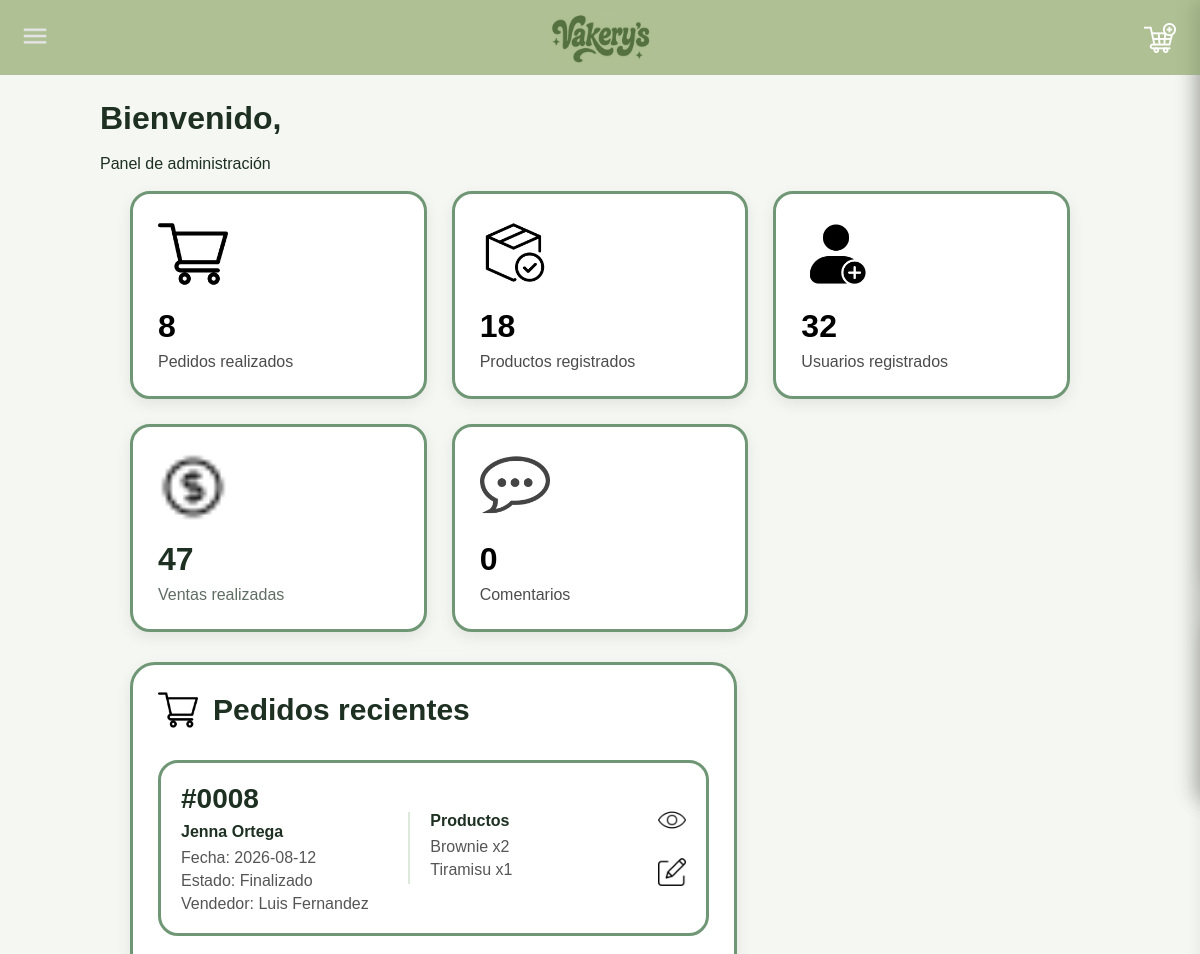
/paginaadmin.php (upper part), run on an earlier commit of the app's database.
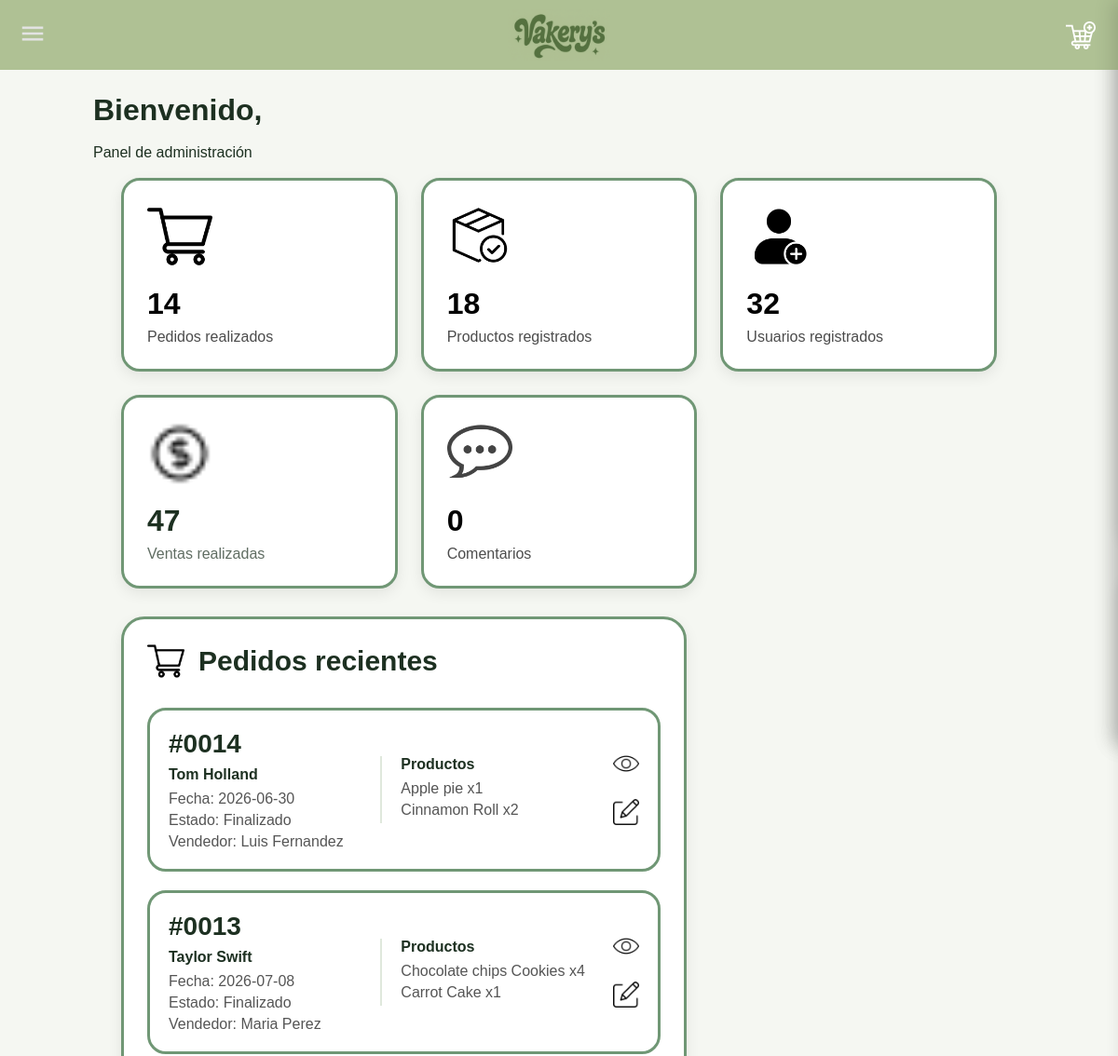
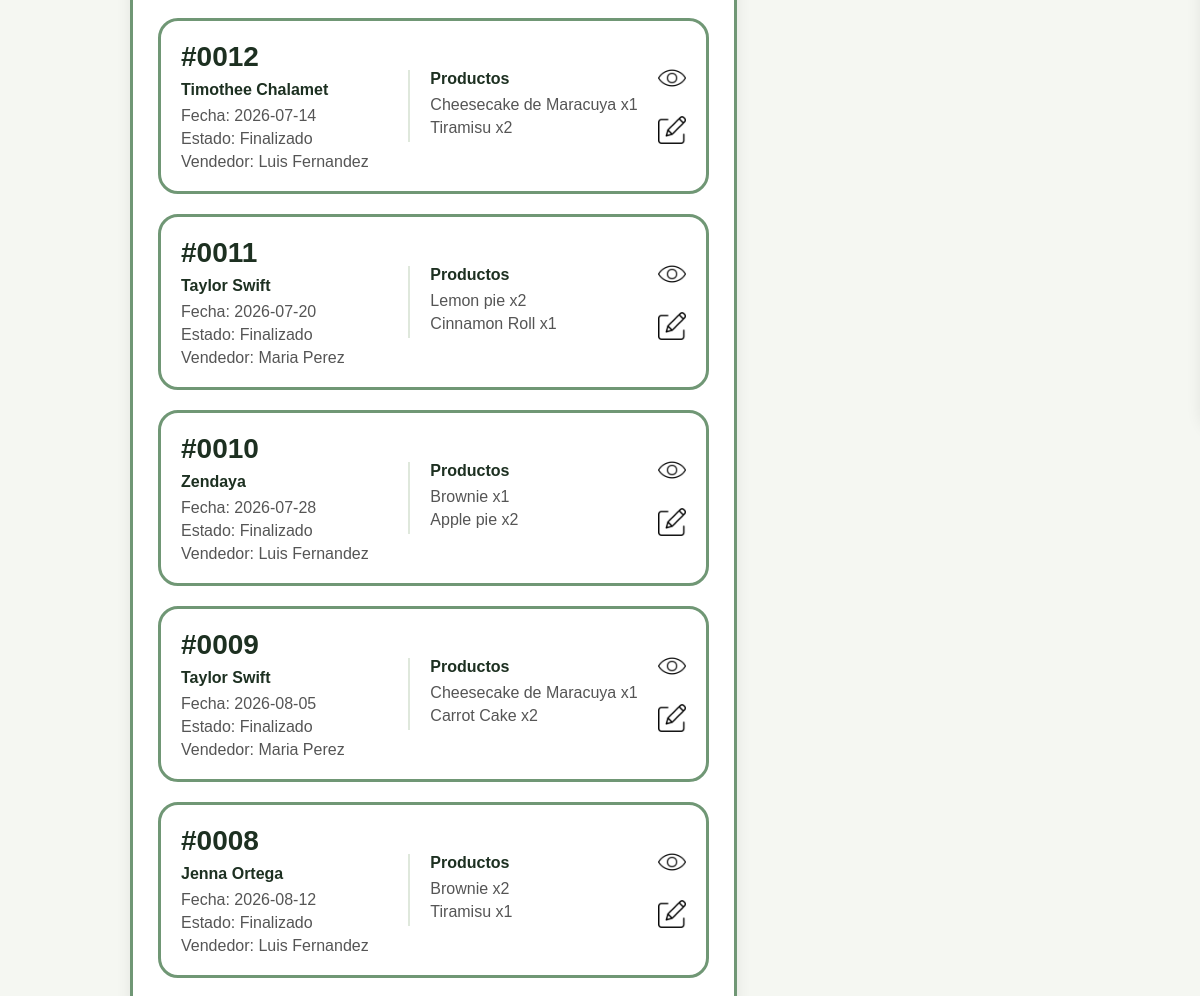
And on a later commit of the database (2 pictures, top to bottom).
### tables this page shows
CREATE TABLE IF NOT EXISTS `pedidos` (
  `id` INT NOT NULL AUTO_INCREMENT,
  `Nombre` VARCHAR(200) NULL,
  `Fecha` DATE NULL,
  `Estado` VARCHAR(45) NULL,
  `NombreVendedor` VARCHAR(200) NULL,
  `Direccion` VARCHAR(45) NULL,
  `Telefono` INT NULL,
  PRIMARY KEY (`id`)
);

CREATE TABLE IF NOT EXISTS `carrito` (
  `productos_Codigo` VARCHAR(45) NOT NULL,
  `pedidos_id` INT NOT NULL,
  `Cantidad` INT NULL,
  `CostoTotal` INT NULL,
  PRIMARY KEY (`productos_Codigo`, `pedidos_id`),
  INDEX `fk_productos_has_pedidos_pedidos1_idx` (`pedidos_id` ASC),
  INDEX `fk_productos_has_pedidos_productos_idx` (`productos_Codigo` ASC),
  CONSTRAINT `fk_productos_has_pedidos_productos`
    FOREIGN KEY (`productos_Codigo`)
    REFERENCES `productos` (`Codigo`)
    ON DELETE NO ACTION
    ON UPDATE NO ACTION,
  CONSTRAINT `fk_productos_has_pedidos_pedidos1`
    FOREIGN KEY (`pedidos_id`)
    REFERENCES `pedidos` (`id`)
    ON DELETE NO ACTION
    ON UPDATE NO ACTION
);

CREATE TABLE IF NOT EXISTS `productos` (
  `Codigo` VARCHAR(45) NOT NULL,
  `NombreProducto` VARCHAR(45) NULL,
  `PrecioProducto` INT NULL,
  `DetalleProducto` VARCHAR(100) NULL,
  `Stock` INT NULL,
  `CostoProducto` INT NULL,
  `Imagen` VARCHAR(255) NULL,
  PRIMARY KEY (`Codigo`)
);

### paginaadmin.php (the view, shortened to what the changed rows need)
<?php
$servidor = "localhost";
$usuario = "root";
$contrasena = "";
$bd = "vakerysss";
$conn = new mysqli(
    $servidor,
    $usuario,
    $contrasena,
    $bd
);
$conn->set_charset("utf8");
?>
<!DOCTYPE html>
<html lang="en">
<head>
      <link rel="stylesheet" href="estilos/estilosadmin.css">
</head>
<body>
<?php
$sql = "SELECT * FROM pedidos ORDER BY id DESC";
$pedidos = mysqli_query($conn, $sql);
?>
<h1>
    Bienvenido, <?php echo $_SESSION['Nombre']; ?>
</h1> <br>
 <br>
<section class="stats">
    <a href="Pedidos/leerpedido.php">
        <div class="card">
            <img
                src="imagenes/carrito-de-compras.png"
                alt=""
            >
            <h2>
                <?php echo mysqli_num_rows($pedidos); ?>
            </h2>
            <p>
                Pedidos realizados
            </p>
        </div>
    </a>
    <div class="card">
        <a href="Productos/leerproductos.php">
            <h2>
                18
            </h2>
        </a>
    </div>
    <div class="card">
        <a href="Usuarios/leerusuario.php">
            <h2>32</h2>
        </a>
    </div>
    <div class="card">
        <h2>47</h2>
    </div>
    <div class="card">
        <a href="Comentarios/comentarios.php">
            <h2>0</h2>
        </a>
    </div>
</section>
<div class="content-grid">
    <section class="panel">
        <div class="panel-title">
            <h2>
                Pedidos recientes
            </h2>
        </div>
        <div class="pedidos">
            <?php
            if (mysqli_num_rows($pedidos) > 0) {
                while ($pedido = mysqli_fetch_assoc($pedidos)) {
                    $idPedido = $pedido['id'];
                    $sqlProductos = "
                        SELECT *
                        FROM carrito
                        INNER JOIN productos
                        ON carrito.productos_Codigo = productos.Codigo
                        WHERE carrito.pedidos_id = '$idPedido'
                    ";
                    $productosPedido =
                        mysqli_query(
                            $conn,
                            $sqlProductos
                        );
            ?>
                <div class="pedido-card">
                    <div class="pedido-info">
                        <h3>
                            #<?php echo str_pad(
                                $pedido['id'],
                                4,
                                '0',
                                STR_PAD_LEFT
                            ); ?>
                        </h3>
                        <h4>
                            <?php echo $pedido['Nombre']; ?>
                        </h4>
                        <p>
                            Fecha:
                            <?php echo $pedido['Fecha']; ?>
                        </p>
                        <p>
                            Estado:
                            <?php echo $pedido['Estado']; ?>
                        </p>
                        <p>
                            Vendedor:
                            <?php echo $pedido['NombreVendedor']; ?>
                        </p>
                    </div>
                    <div class="pedido-productos">
                        <h4>
                            Productos
                        </h4>
                        <?php
                        if (
                            mysqli_num_rows(
                                $productosPedido
                            ) > 0
                        ) {
                            while (
                                $producto =
                                mysqli_fetch_assoc(
                                    $productosPedido
                                )
                            ) {
                        ?>
                            <p>
                                <?php echo
                                    $producto['NombreProducto'];
                                ?>
                                x<?php echo
                                    $producto['Cantidad'];
                                ?>
                            </p>
                        <?php
                            }
                        } else {
                        ?>
                            <p>
                                Sin productos
                            </p>
                        <?php } ?>
                    </div>
                    <div class="acciones">
                        <a
                            href="Pedidos/leerpedido.php?id=<?php echo $pedido['id']; ?>"
                        >
                            <img
                                src="imagenes/ojo-abierto.png"
                                alt="Ver"
                            >
                        </a>
                        <a
                            href="Pedidos/actualizarpedido.php?id=<?php echo $pedido['id']; ?>"
                        >
                            <img
                                src="imagenes/editarr.png"
                                alt="Editar"
                            >
                        </a>
                    </div>
                </div>
            <?php
                }
            } else {
            ?>
                <p>
                    No hay pedidos registrados.
                </p>
            <?php } ?>
        </div>
<br><br>
    </section>
</div>
</body>
</html>

What changed in the data, as far as the page shows it:
added pedidos: id "0014", Nombre "Tom Holland", Fecha "2026-06-30", Estado "Finalizado", NombreVendedor "Luis Fernandez"
now on this page (row unchanged): carrito: productos_Codigo.NombreProducto "Apple pie", Cantidad "1", shown under "0014"
now on this page (row unchanged): carrito: productos_Codigo.NombreProducto "Cinnamon Roll", Cantidad "2", shown under "0014"
added pedidos: id "0013", Nombre "Taylor Swift", Fecha "2026-07-08", Estado "Finalizado", NombreVendedor "Maria Perez"
now on this page (row unchanged): carrito: productos_Codigo.NombreProducto "Chocolate chips Cookies", Cantidad "4", shown under "0013"
now on this page (row unchanged): carrito: productos_Codigo.NombreProducto "Carrot Cake", Cantidad "1", shown under "0013"
added pedidos: id "0012", Nombre "Timothee Chalamet", Fecha "2026-07-14", Estado "Finalizado", NombreVendedor "Luis Fernandez"
now on this page (row unchanged): carrito: productos_Codigo.NombreProducto "Cheesecake de Maracuya", Cantidad "1", shown under "0012"
now on this page (row unchanged): carrito: productos_Codigo.NombreProducto "Tiramisu", Cantidad "2", shown under "0012"
added pedidos: id "0011", Nombre "Taylor Swift", Fecha "2026-07-20", Estado "Finalizado", NombreVendedor "Maria Perez"
now on this page (row unchanged): carrito: productos_Codigo.NombreProducto "Lemon pie", Cantidad "2", shown under "0011"
now on this page (row unchanged): carrito: productos_Codigo.NombreProducto "Cinnamon Roll", Cantidad "1", shown under "0011"
added pedidos: id "0010", Nombre "Zendaya", Fecha "2026-07-28", Estado "Finalizado", NombreVendedor "Luis Fernandez"
now on this page (row unchanged): carrito: productos_Codigo.NombreProducto "Brownie", Cantidad "1", shown under "0010"
now on this page (row unchanged): carrito: productos_Codigo.NombreProducto "Apple pie", Cantidad "2", shown under "0010"
added pedidos: id "0009", Nombre "Taylor Swift", Fecha "2026-08-05", Estado "Finalizado", NombreVendedor "Maria Perez"
now on this page (row unchanged): carrito: productos_Codigo.NombreProducto "Cheesecake de Maracuya", Cantidad "1", shown under "0009"
now on this page (row unchanged): carrito: productos_Codigo.NombreProducto "Carrot Cake", Cantidad "2", shown under "0009"
Also different on the page:
mysqli_num_rows($pedidos): "8" → "14"
